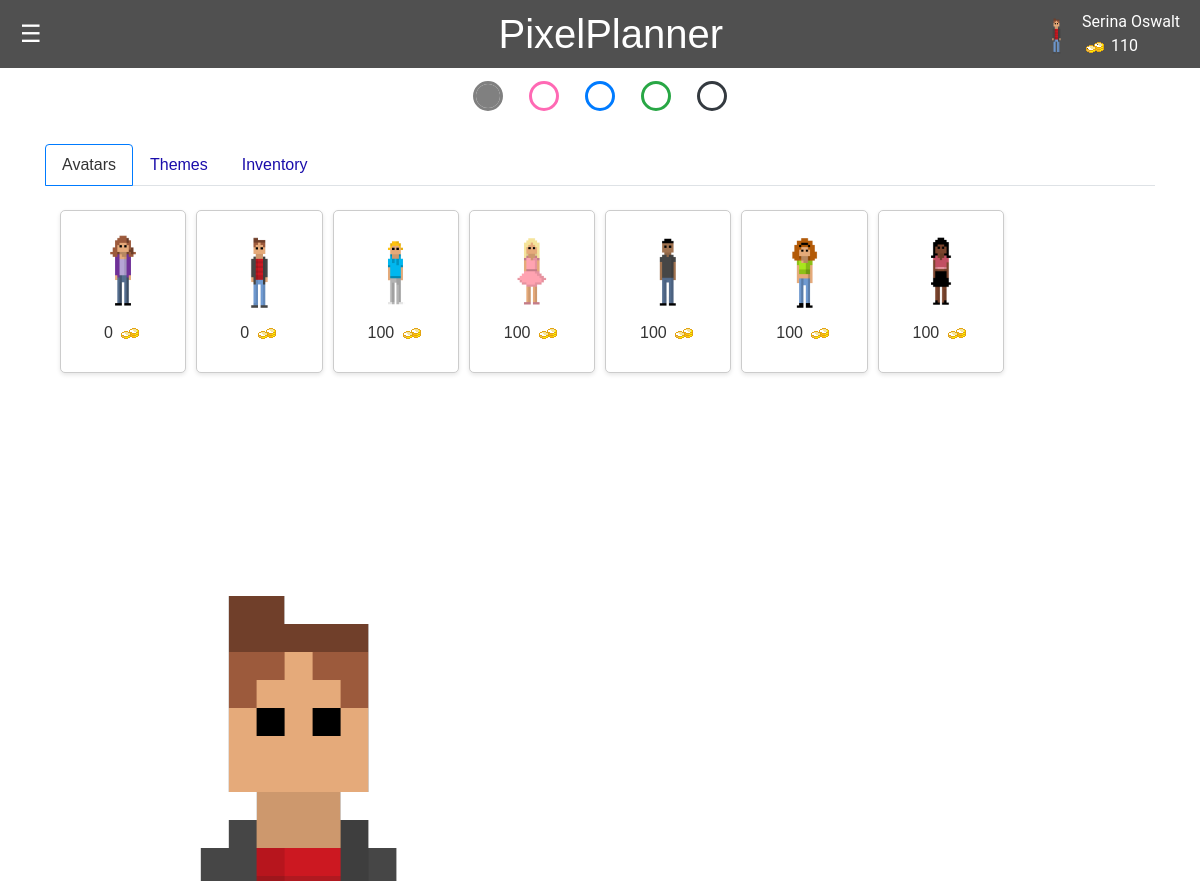
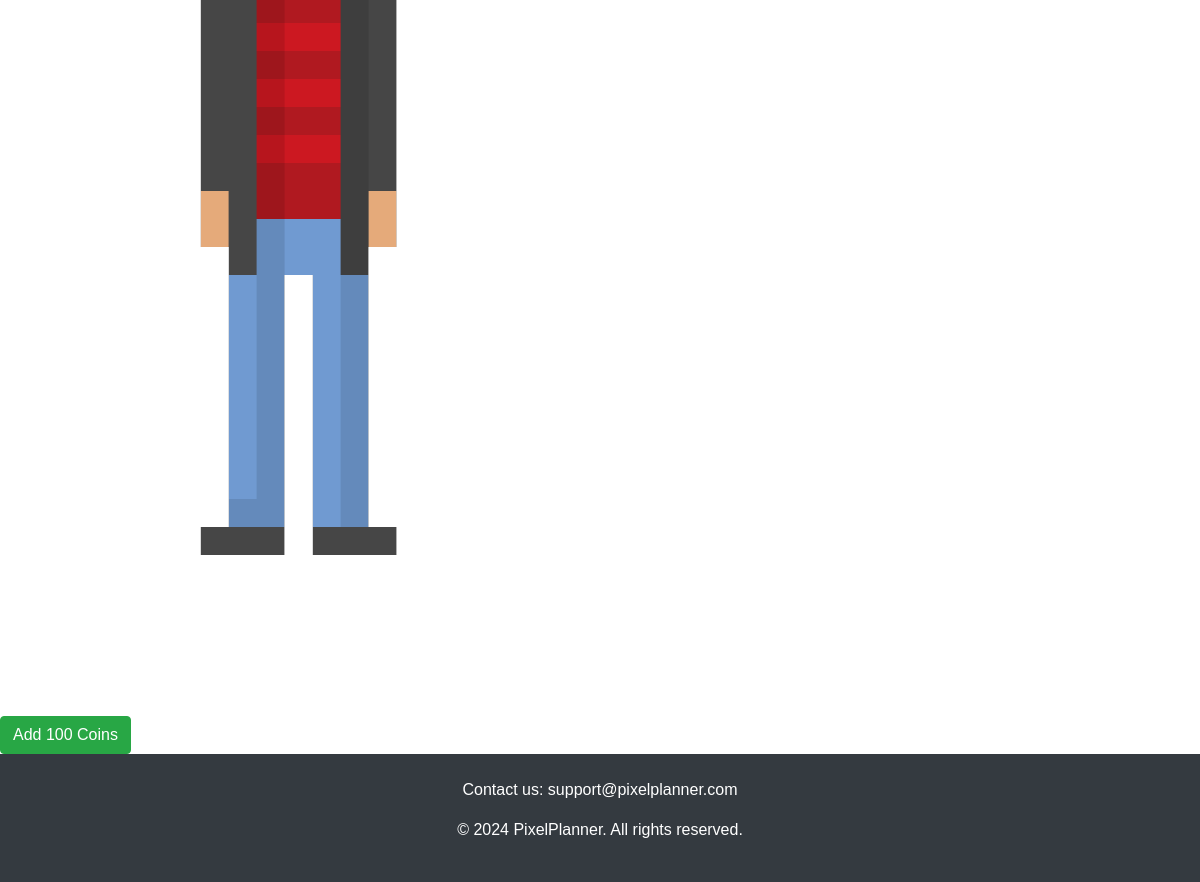
/shop (signed in), run on the app's committed database (2 pictures, top to bottom).
### app.py (models this page shows, shortened)
class User(db.Model):
    id = db.Column(db.Integer, primary_key=True)
    name = db.Column(db.String(100), nullable=False)
    email = db.Column(db.String(100), unique=True)
    password = db.Column(db.String(100))
    canvas_api_key = db.Column(db.String(255))
    course_codes_list = db.Column(db.String(255))
    avatar = db.Column(db.String(255))
    coins = db.Column(db.Integer)
    color_picker_unlocked = db.Column(db.Boolean, default=False)
    user_items = db.relationship('UserItem', backref='user', lazy=True, cascade="all, delete, delete-orphan")

class Item(db.Model):
    id = db.Column(db.Integer, primary_key=True)
    name = db.Column(db.String(100), nullable=False)
    price = db.Column(db.Integer, nullable=False)
    img = db.Column(db.String(255))

### app.py (the view)
@app.route('/shop')
def shop():
    if 'email' not in session:
        flash('Please log in to access the shop.')
        return redirect(url_for('login'))
    user = User.query.filter_by(email=session['email']).first()
    if not user:
        flash('User not found.')
        return redirect(url_for('login'))
    all_items = Item.query.all()
    unlocked_items = {ui.item.id for ui in user.user_items if ui.unlocked}  # use .all() to fetch items
    items_for_display = [{
        'id': item.id,
        'name': item.name,
        'img': item.img,
        'price': item.price,
        'unlocked': item.id in unlocked_items
    } for item in all_items]
    return render_template('shop.html', user=user, items=items_for_display)

### templates/shop.html (shortened to what this page needs)
<!DOCTYPE html>
<html lang="en">
<head>
    <link rel="stylesheet" href="https://cdn.jsdelivr.net/npm/bootstrap@4.6.2/dist/css/bootstrap.min.css">
    <link rel="stylesheet" href="/static/css/styles.css">
</head>
<header>
    <div class="menu-icon" onmouseover="openNav()" onmouseout="closeNav()">&#9776;</div>
    <h1>PixelPlanner</h1>
    <div class="profile-info">
        <img src="{{ url_for('static', filename='images/' + user.avatar) }}" alt="User Avatar" class="avatar">
        <div class="player-info">
            <span class="player-name">{{session.get('user_name', 'Guest')}}</span>
            <span class="player-coins"><img src="{{ url_for('static', filename='images/coin.png') }}" alt="Coin"> {{
                user.coins }}</span>
        </div>
</header>
{% if user.color_picker_unlocked %}
<form class="color-picker">
    <fieldset>
        <input type="radio" name="theme" id="light" checked>
        <input type="radio" name="theme" id="pink">
        <input type="radio" name="theme" id="blue">
        <input type="radio" name="theme" id="green">
        <input type="radio" name="theme" id="dark">
    </fieldset>
</form>
{% else %}
<p class="locked-feature-notice">Visit the Shop to Unlock Themes</p>
{% endif %}
<body>
    <div class="shop-layout">
        <div class="container">
            <ul class="nav nav-tabs" id="shopTabs">
                <li class="nav-item">
                    <a class="nav-link active" data-toggle="tab" href="#avatars">Avatars</a>
                </li>
                <li class="nav-item">
                    <a class="nav-link" data-toggle="tab" href="#themes">Themes</a>
                </li>
                <li class="nav-item">
                    <a class="nav-link" data-toggle="tab" href="#inventory">Inventory</a>
                </li>
            </ul>
            <div class="tab-content">
                <div id="avatars" class="container tab-pane active"><br>
                    <div class="shop-grid">
                        {% for item in items %}
                        <div class="shop-item {{ 'purchased' if item.unlocked else '' }}" data-item-id="{{ item.id }}"
                            data-name="{{ item.name }}" data-price="{{ item.price }}"
                            data-img="{{ url_for('static', filename='images/' + item.img) }}">
                            <img src="{{ url_for('static', filename='images/' + item.img) }}" alt="{{ item.name }}">
                            <p>{{ item.price }} <img src="{{ url_for('static', filename='images/coin.png') }}"
                                    alt="Coin"></p>
                        </div>
                        {% endfor %}
                    </div>
                </div>
            </div>
        </div>
    </div>
    <div class="user-avatar-large">
        <img src="{{ url_for('static', filename='images/' + user.avatar) }}" alt="User Avatar">
    </div>
<div>
    <form action="{{ url_for('add_coins') }}" method="post">
        <button type="submit" class="btn btn-success">Add 100 Coins</button>
    </form>
</div>
    <footer class="footer bg-dark text-white py-4">
        <div class="container text-center">
            <p>Contact us: support@pixelplanner.com</p>
            <p>&copy; 2024 PixelPlanner. All rights reserved.</p>
        </div>
    </footer>
</body>
</html>

### static/css/styles.css (style rules this page uses)
body, html { height: 100%; margin: 0; padding: 0; font-family: Arial, sans-serif; background-color: var(--bg-color); color: var(--text-color); }
body, html { margin: 0; padding: 0; font-family: Arial, sans-serif; }
header { display: flex; justify-content: space-between; align-items: center; background-color: var(--notification-text-color); padding: 10px 20px; position: relative; }
header h1 { margin: 0; flex-grow: 1; text-align: center; color: var(--bg-color) }
.menu-icon { cursor: pointer; font-size: 24px; color: var(--bg-color); }
.profile-info { display: flex; align-items: center; position: absolute; top: 10px; right: 20px; font-family: 'Roboto', sans-serif; color: var(--bg-color); }
.avatar { height: 50px; width: auto; border-radius: 50%; }
.player-info { display: flex; flex-direction: column; margin-left: 10px }
body { font-family: Arial, sans-serif; background-color: var(--bg-color); margin: 0; padding: 0; }
.shop-layout { display: flex; justify-content: left; padding: 20px; width: 100%; }
.shop-grid { display: grid; width: 100%; grid-template-columns: repeat(auto-fill, minmax(120px, 1fr)); gap: 10px; margin: 0 auto; }
.shop-item, .inventory-item { display: flex; flex-direction: column; align-items: center; justify-content: center; border: 1px solid #ccc; padding: 10px; border-radius: 5px; box-shadow: 0 2px 4px rgba(0,0,0,0.1); background-color: #fff; transition: border 0.3s ease-in-out; cursor: pointer; }
.shop-item img, .inventory-item img { height: 100px; max-width: 100%; }
.shop-item p img, .inventory-item p img { height: auto; width: auto; }
.user-avatar-large { flex: 1; width: 50%; display: flex; justify-content: center; align-items: center; }
.nav-tabs .nav-link.active { color: var(--text-color); background-color: var(--bg-color); border-color: #007bff; }
.color-picker>fieldset { border: 0; display: flex; gap: 2rem; width: fit-content; background: fff; padding: 1rem 3rem; margin-inline: auto; border-radius: 0 0 1rem 1rem; }
.color-picker input[type="radio"] { appearance: none; width: 1.5rem; height: 1.5rem; outline: 3px solid var(--radio-color, currentColor); border-radius: 50%; }
.color-picker input[type="radio"]:checked { background: var(--radio-color); }
.color-picker input[type="radio"]#light { --radio-color: gray; }
.color-picker input[type="radio"]#pink { --radio-color: #ff69b4; }
.color-picker input[type="radio"]#blue { --radio-color: #007bff; }
.color-picker input[type="radio"]#green { --radio-color: #28a745; }
.color-picker input[type="radio"]#dark { --radio-color: #343a40; }
:root { --bg-color: #fff; --text-color: #333; --link-color: #007bff; --hover-bg-color: #cccccc; --hover-text-decoration: underline; --notification-text-color: #666; --border-color: #eee; }
:root:has(#light:checked) { --bg-color: #ffffff; --text-color: #333333; --link-color: #1a0dab; --hover-text-decoration: underline; --notification-text-color: #505050; --border-color: #dddddd; --avatar-header: #505050; --background-bg-color: #ffffff; --calendar-bg-color: #ffffff; --todo-header-color: #505050; --toolbar-title-color: #505050; --event-color: #333333; --chat-title-color: #505050; }
a { color: var(--link-color); }

### data on the page
User: avatar (picture), get "Serina Oswalt", coins "110"
Item: img (picture), price "0"
Item: img (picture), price "0"
Item: img (picture), price "100"
Item: img (picture), price "100"
Item: img (picture), price "100"
Item: img (picture), price "100"
Item: img (picture), price "100"
